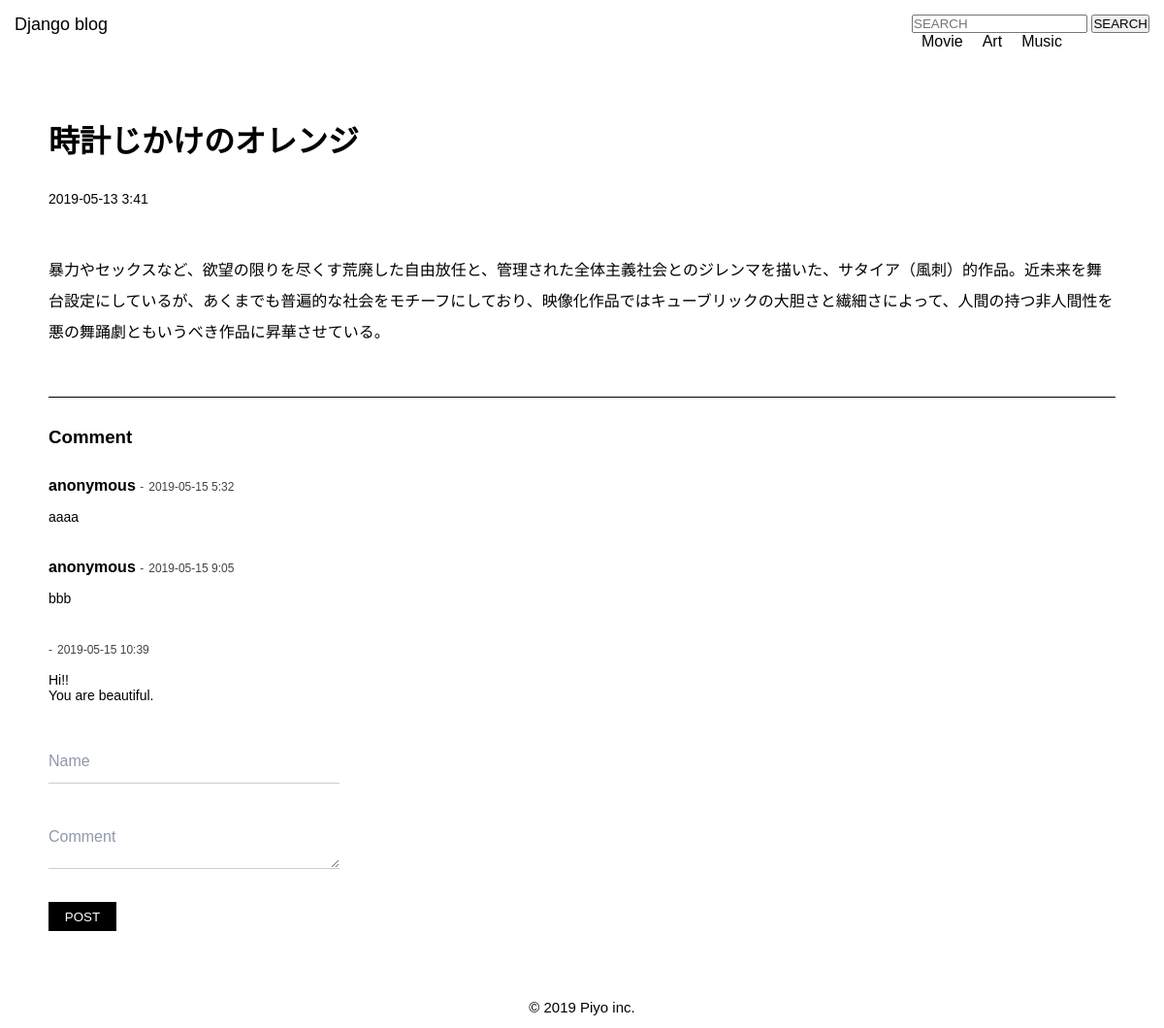
/detail/1, run on the app's committed database.
### blog/models.py (models this page shows, shortened)
class Category(models.Model):
    name = models.CharField('Category Name', max_length=255)
    created_at = models.DateTimeField('Create Date', default=timezone.now)

class Post(models.Model):
    title = models.CharField('Title', max_length=255)
    text = models.TextField('Text')
    category = models.ForeignKey(
        Category, verbose_name='Category', on_delete=models.PROTECT
    )
    created_at = models.DateTimeField('Create Date', default=timezone.now)

class Comment(models.Model):
    name = models.CharField('Name', max_length=30, blank=True, default='anonymous')
    text = models.TextField('Comment')
    post = models.ForeignKey(
        Post, verbose_name='Post', on_delete=models.CASCADE
    )
    created_at = models.DateTimeField('Create Date', default=timezone.now)

### blog/views.py (the view, shortened to what this page needs)
# urls.py: path('detail/<int:pk>', views.DetailView.as_view(), name='detail'),
class DetailView(ModelFormMixin, generic.DetailView):
    model = Post
    form_class = CommentCreateForm

### blog/forms.py
class CommentCreateForm(forms.ModelForm):
    class Meta:
        model = Comment
        fields = ('name', 'text')
        widgets = {
            'text': forms.Textarea(attrs={'placeholder': 'Enter description here'})
        }

### blog/context_processors.py (called while the page is built)
def common(request):
    context = {
        'category_list': Category.objects.all()
    }
    return context

### blog/templates/blog/post_detail.html (shortened to what this page needs)
{% extends 'blog/base.html' %}
{% block content %}
    <div class="post">
        <h1 class="post__title">{{ post.title }}</h1>
        <span class="post_create-date">{{ post.created_at | date:"Y-m-d f" }}</span>
        <div class="post__text">{{ post.text | linebreaksbr }}</div>
    </div>
    <div class="comment">
        <h3 class="comment-title">Comment</h3>
        {%  for comment in post.comment_set.all %}
            <div class="comment-list">
                <span class="comment-list__name">{{ comment.name }}</span>
                <span class="comment-list__date">{{ comment.created_at | date:"Y-m-d f" }}</span>
                <p  class="comment-list__text">{{ comment.text | linebreaksbr }}</p>
            </div>
        {% endfor %}
        <form class="comment-form" method="post" autocomplete="off">
            <label class="comment-form__item">
                <input class="input" type="text" name="name" placeholder="&nbsp;" required />
                <span class="label">Name</span>
            </label>
            <label class="comment-form__item">
                <textarea class="input" name="text" placeholder="&nbsp;" required></textarea>
                <span class="label">Comment</span>
            </label>
            <button class="comment-form__button" type="submit">POST</button>
        </form>
    </div>
{% endblock %}

### blog/templates/blog/base.html (shortened to what this page needs)
{% load static %}
<!DOCTYPE html>
<html lang="ja">
    <head>
        <link rel="stylesheet" href="{% static 'css/style.css' %}">
    </head>
    <body>
        <div class="wrapper">
            <header class="header">
                <div class="header-title">
                    <a href="{% url 'blog:index' %}">Django blog</a>
                </div>
                <nav class="header-nav">
                    <form class="header-nav__form" action="{% url 'blog:index' %}" method="get">
                        <input type="text" name="keyword" placeholder="SEARCH" />
                        <button type="submit">SEARCH</button>
                    </form>
                    <ul>
                        {% for category in category_list %}
                            <li><a href="{% url 'blog:category' category.pk %}">{{ category.name }}</a></li>
                        {% endfor %}
                    </ul>
                </nav>
            </header>
            <div class="container">
                {% block content %}
                {% endblock %}
            </div>
            <footer class="footer">
                <p class="footer__copyright">&copy; 2019 Piyo inc.</p>
            </footer>
        </div>
    </body>
</html>

### blog/templates/blog/pagenation.html (shortened to what this page needs)
{% load mytag %}

### blog/static/css/style.css (style rules this page uses)
* { margin: 0; padding: 0; box-sizing: border-box; font-family: 'New Gulim', 'arial', sans-serif }
a { position: relative; display: inline-block; color: #000; text-decoration: none; }
a::after { position: absolute; bottom: -4px; left: 0; content: ''; width: 100%; height: 1px; background: #333; transform: scale(0, 1); transform-origin: left top; transition: transform .3s; }
ul { list-style: none; }
html, body { width: 100%; height:100%; }
.wrapper { position: relative; width: 100%; height: auto !important; height: 100%; min-height: 100%; }
.header { display: flex; padding: 15px; width: 100%; height: 100px; justify-content: space-between; }
.header-title { font-size: 18px; }
.header-nav ul { display: flex; }
.header-nav ul li { margin: 0 10px; }
.container { margin: 0 auto; padding: 20px 50px; width: 100%; max-width: 1280px; }
.post { margin: 0 0 50px }
.post__title { margin-bottom: 30px; }
.post_create-date { display: inline-block; margin-bottom: 50px; font-size: 14px; }
.post__text { margin-bottom: 30px; line-height: 2; }
.comment { margin-bottom: 50px; padding: 30px 0; border-top: 1px solid #000000; }
.comment-title { margin-bottom: 30px }
.comment-list { margin-bottom: 20px; }
.comment-list__name { font-size: 16px; font-weight: bold; }
.comment-list__date { font-size: 12px; color: #424242; }
.comment-list__date:before { content: '-'; margin: 0 5px 0 0; }
.comment-list__text { padding: 15px 0; font-size: 14px; }
.comment-form__item { display: block; position: relative; margin-bottom: 30px; width: 300px; }
.comment-form__item .label { position: absolute; top: 16px; left: 0; font-size: 16px; color: #9098a9; transform-origin: 0 0; transition: all 0.2s ease; }
.comment-form__item .input { -webkit-appearance: none; width: 100%; border: 0; height: 48px; font-size: 16px; border-bottom: 1px solid #c8ccd4; transition: all 0.15s ease; }
.comment-form__item .input:not(:placeholder-shown) + span { color: #5a667f; transform: translateY(-26px) scale(0.75); }
.comment-form__item textarea.input { margin-top: 10px; }
.comment-form__button { display: inline-block; width: 70px; height: 30px; text-align: center; color: #ffffff; background: #000000; text-decoration: none; outline: none; border: none; }
.comment-form__button, .comment-form__button::before, .comment-form__button::after { -webkit-transition: all .3s; transition: all .3s; }
.footer { position:absolute; bottom:0; padding: 20px; width: 100%; height:50px; }
.footer__copyright { font-size: 15px; text-align: center; }

### data on the page
Category: name "Movie"
Category: name "Art"
Category: name "Music"
Post: title "時計じかけのオレンジ", created_at "2019-05-13 3:41", text "暴力やセックスなど、欲望の限りを尽くす荒廃した自由放任と、管理された全体主義社会とのジレンマを描いた、サタイア（風刺）的作品。近未来を舞台設定にしているが、あくまでも普遍的な社会をモチーフにしており、映像化作品ではキューブリックの大胆さと繊細さによって、人間の持つ非人間性を悪の舞踊劇ともいうべき作品に昇華させている。"
Comment: name "anonymous", created_at "2019-05-15 5:32", text "aaaa"
Comment: name "anonymous", created_at "2019-05-15 9:05", text "bbb"
Comment: created_at "2019-05-15 10:39", text "Hi!! You are beautiful."
